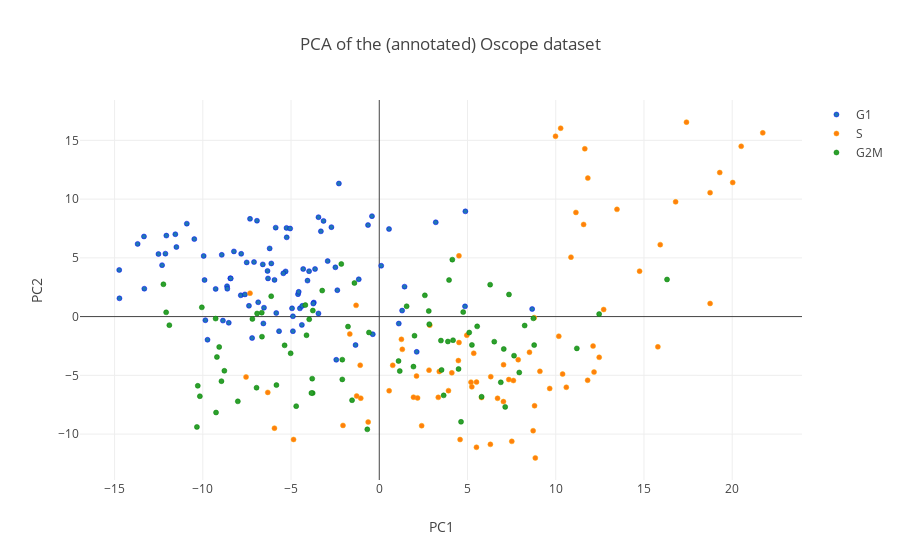

The cell this chart's notebook holds for it:
### Code cell
print(y)

traces = []
colors = ['blue', 'orange', 'green']


for i, name in enumerate(('G1', 'S', 'G2M')):
    
    trace = go.Scatter(
        x=Y_sklearn[y==name,0],
        y=Y_sklearn[y==name,1],
        mode='markers',
        name=name,
        marker=go.Marker(
            size=5,
            line=go.Line(
                color=colors[i],
                width=0.5)
            ))
    traces.append(trace)

data = go.Data(traces)
layout = go.Layout(
    title='PCA of the (annotated) Oscope dataset',
    xaxis=go.XAxis(title='PC1', showline=False),
    yaxis=go.YAxis(title='PC2', showline=False)
)
fig = go.Figure(data=data, layout=layout)
iplot(fig, filename='oscope_pca', image='svg')
